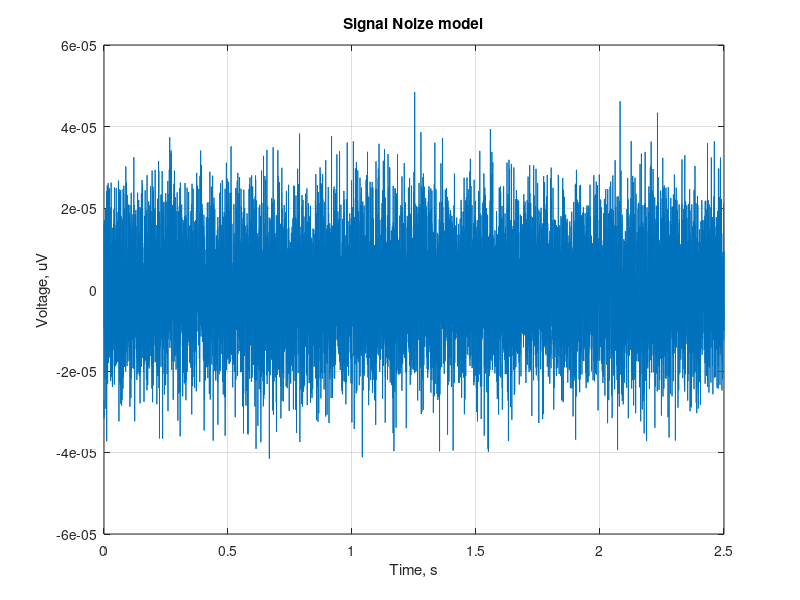
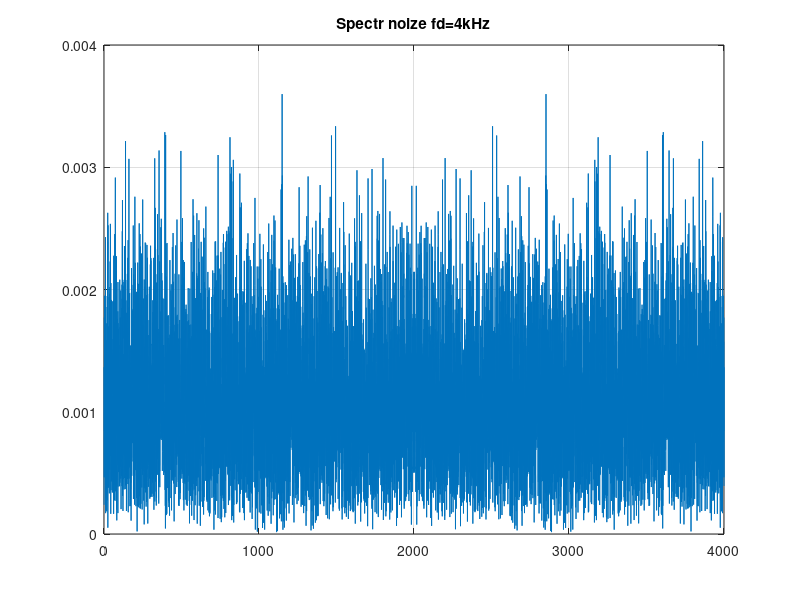
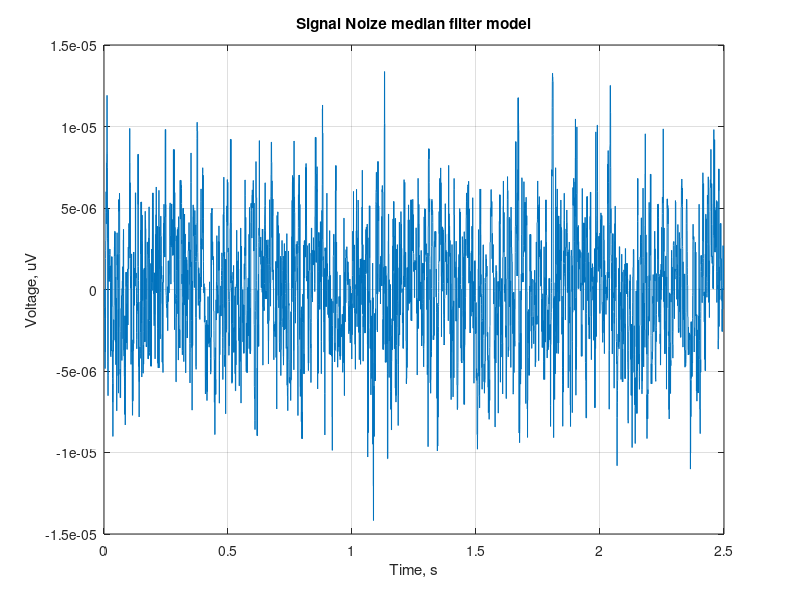
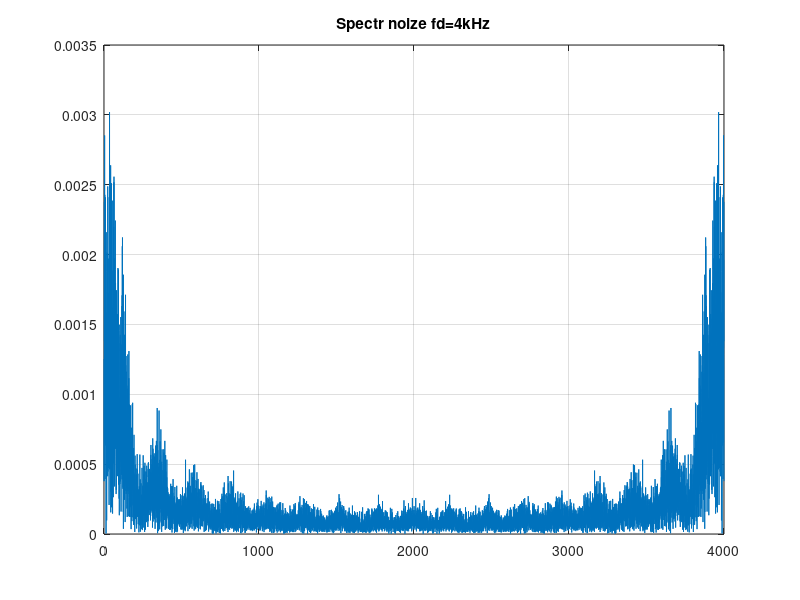

Recreate these plots in MATLAB, in order.
% digital filter 
% 32bit signal 

% noize 4ksapmle 16uV
N = 1e4;
noize_level = 50e-6;        % level noize
f_dateRate = 4e3;           % f_dateRate




t = 1/f_dateRate:1/f_dateRate:N/f_dateRate;

Gause_Voltage = (noize_level/4).*wgn(N,1,0); 


Gause_Voltage = Gause_Voltage';% + sin(2*pi*100.*t);

%% graph signal noize
figure();
plot(t, Gause_Voltage); grid;
ylabel('Voltage, uV');
xlabel('Time, s');
title('Signal Noize model');


%% graph spectr
figure();
S = fft(Gause_Voltage);
df = f_dateRate/N : f_dateRate/N : f_dateRate;
plot(df, abs(S)); grid;
title("Spectr noize fd=4kHz");

%% graph median Filter impulse pomeh
figure();
vect_signal_median = medfilt1(Gause_Voltage,17);
plot(t, vect_signal_median); grid;
ylabel('Voltage, uV');
xlabel('Time, s');
title('Signal Noize median filter model');

%% graph spectr
figure();
S = fft(vect_signal_median);
df = f_dateRate/N : f_dateRate/N : f_dateRate;
plot(df, abs(S)); grid;
title("Spectr noize fd=4kHz");


%% filter alpha-betta Kalman 
figure();
dt = 0.5;
alpha = 0.1;
betta = 0.005;

voltage_noze_to = 0;
v_to = 0;

for i = 1 : N

    voltage_noze = voltage_noze_to + (v_to*dt);
    voltage_k = v_to;

    rk = Gause_Voltage(i) - voltage_noze;

    voltage_noze = voltage_noze + alpha*rk;
    voltage_k = voltage_k + (betta*rk)/dt;

    voltage_noze_to = voltage_noze;
    v_to = voltage_k;

    voltage_noze_Kalman(i) = voltage_noze_to;
end;

plot(t, Gause_Voltage, t, voltage_noze_Kalman); grid;
ylabel('Voltage, uV');
xlabel('Time, s');
title('Signal Noize Kalman alpha-betta Filter');

%% graph spectr
figure();
S = fft(voltage_noze_Kalman);
df = f_dateRate/N : f_dateRate/N : f_dateRate;
plot(df, abs(S)); grid;
title("Spectr noize Kalman Alpha-Betta Filter fd=4kHz");

